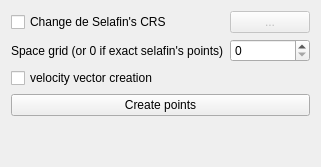
            <widget class="QWidget" name="page_poins2shp">
             <layout class="QGridLayout" name="gridLayout_5">
              <item row="0" column="0">
               <widget class="QCheckBox" name="checkBox_4">
                <property name="text">
                 <string>Change de Selafin's CRS</string>
                </property>
               </widget>
              </item>
              <item row="3" column="0">
               <widget class="QCheckBox" name="checkBox_5">
                <property name="text">
                 <string>velocity vector creation</string>
                </property>
               </widget>
              </item>
              <item row="2" column="1">
               <widget class="QSpinBox" name="spinBox">
                <property name="maximum">
                 <number>1000000</number>
                </property>
                <property name="singleStep">
                 <number>100</number>
                </property>
               </widget>
              </item>
              <item row="2" column="0">
               <widget class="QLabel" name="label_7">
                <property name="text">
                 <string>Space grid (or 0 if exact selafin's points)</string>
                </property>
               </widget>
              </item>
              <item row="0" column="1">
               <widget class="QPushButton" name="pushButton_9">
                <property name="enabled">
                 <bool>false</bool>
                </property>
                <property name="text">
                 <string>...</string>
                </property>
               </widget>
              </item>
              <item row="4" column="0" colspan="2">
               <widget class="QPushButton" name="pushButton_2">
                <property name="text">
                 <string>Create points</string>
                </property>
                <property name="icon">
                 <iconset>
                  <normaloff>:/plugins/PostTelemac/icons/Play_48x48.png</normaloff>:/plugins/PostTelemac/icons/Play_48x48.png</iconset>
                </property>
               </widget>
              </item>
              <item row="5" column="0">
               <spacer name="verticalSpacer_7">
                <property name="orientation">
                 <enum>Qt::Vertical</enum>
                </property>
                <property name="sizeHint" stdset="0">
                 <size>
                  <width>20</width>
                  <height>40</height>
                 </size>
                </property>
               </spacer>
              </item>
             </layout>
            </widget>
